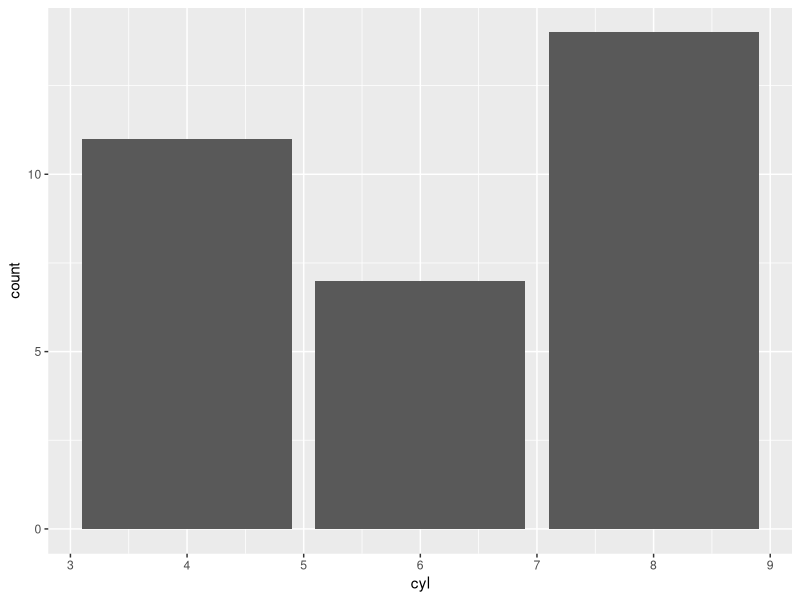

R code for this plot:
## ---- chunk 1
3 + 4
## ---- chunk 2
#| label: fig-mtcars-plot
library(ggplot2)
ggplot(mtcars) + geom_bar(aes(x = cyl))
